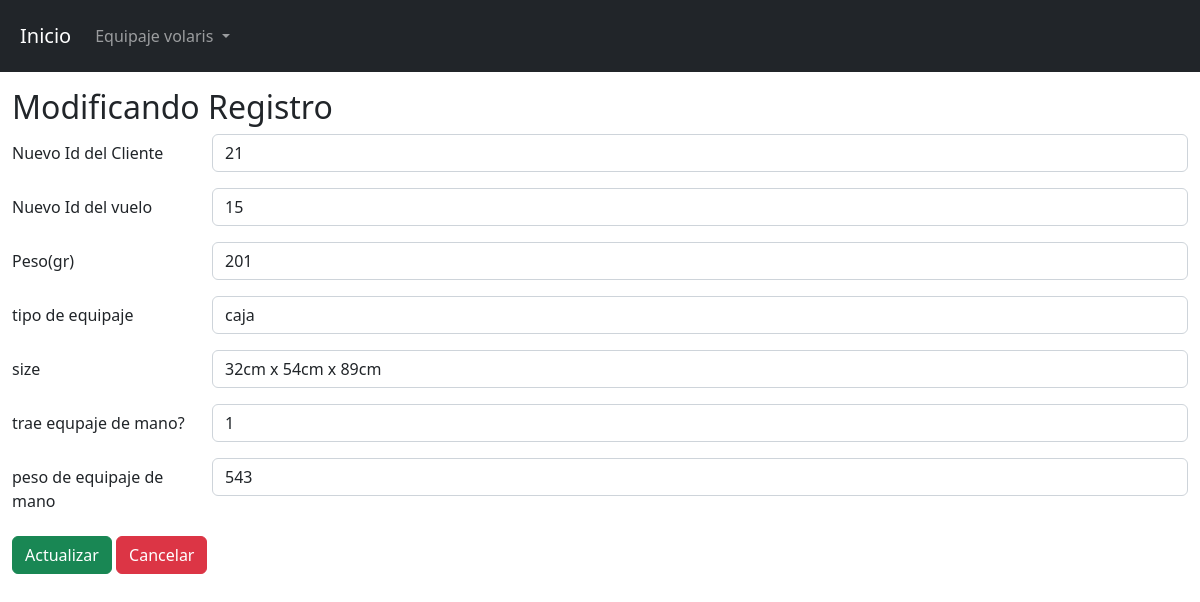
The app's page /view/username/edit.php?id=1 with its own data.
### tables this page shows
CREATE TABLE `tbl_equipaje` (
  `idEquipaje` int(50) NOT NULL,
  `idCliente` int(50) NOT NULL,
  `idVuelo` int(50) NOT NULL,
  `Peso_gr` int(50) NOT NULL,
  `tipoEquipaje` varchar(50) NOT NULL,
  `size` varchar(30) NOT NULL,
  `equipajeMano` tinyint(1) NOT NULL,
  `pesoMano` int(50) NOT NULL
);

### config/db.php (called while the page is built)
<?php
    class db{
        private $host= "localhost";
        private $dbname="bd_volaris";
        private $user="root";
        private $password="";
        public function conexion(){
            try{
                $PDO = new PDO("mysql:host=".$this->host.";dbname=".$this->dbname,$this->user,$this->password);
                return $PDO;
            }catch(PDOException $e){
                return $e->getMessage();
            }
        }
    }
?>

### controller/usernameController.php (called while the page is built, shortened)
<?php
    class usernameController{
        private $model;
        public function __construct()
        {
            require_once("c://xampp/htdocs/proyecto/model/usernameModel.php");
            $this->model = new bd_volarisModel();
        }
        public function show($id){
            return ($this->model->show($id) != false) ? $this->model->show($id) : header("Location:index.php");
        }
    }
?>

### model/usernameModel.php (called while the page is built, shortened)
<?php
    class bd_volarisModel{
        private $PDO;
        public function __construct()
        {
            require_once("c://xampp/htdocs/proyecto/config/db.php");
            $con = new db();
            $this->PDO = $con->conexion();
        }
        public function show($id){
            $stament = $this->PDO->prepare("SELECT * FROM tbl_equipaje where idEquipaje = :id");
            $stament->bindParam(":id",$id);
            return ($stament->execute()) ? $stament->fetch() : false ;
        }
    }
?>

### view/username/edit.php (the view, shortened to what this page needs)
<?php
    require_once("c://xampp/htdocs/proyecto/view/head/head.php");
    require_once("c://xampp/htdocs/proyecto/controller/usernameController.php");
    $obj = new usernameController();
    $user = $obj->show($_GET['id']);
?>
    <form action="update.php" method="post" autocomplete="off">
    <h2>Modificando Registro</h2>
    <div class="mb-3 row">
        <label for="idCliente" class="col-sm-2 col-form-label">Nuevo Id del Cliente</label>
        <div class="col-sm-10">
            <input type="number" name="idCliente" required class="form-control" id="idCliente" aria-describedby="emailHelp" value="<?= $user[1]?>">
        </div>
    </div>
    <div class="mb-3 row">
        <label for="idVuelo"  class="col-sm-2 col-form-label">Nuevo Id del vuelo</label>
        <div class="col-sm-10">
            <input type="number" name="idVuelo" required class="form-control" id="idVuelo" aria-describedby="emailHelp" value="<?= $user[2]?>">
        </div>
    </div>
    <div class="mb-3 row">
    <label for="Peso_gr" class="col-sm-2 col-form-label">Peso(gr)</label>
        <div class="col-sm-10">
            <input type="number" name="Peso_gr" required class="form-control" id="Peso_gr" aria-describedby="emailHelp" value="<?= $user[3]?>">
        </div>
    </div>
    <div class="mb-3 row">
        <label for="tipoEquipaje" class="col-sm-2 col-form-label">tipo de equipaje</label>
        <div class="col-sm-10">
            <input type="text" name="tipoEquipaje" required class="form-control" id="tipoEquipaje" aria-describedby="emailHelp" value="<?= $user[4]?>">
        </div>
    </div>
    <div class="mb-3 row">
        <label for="size" class="col-sm-2 col-form-label">size</label>
        <div class="col-sm-10">
            <input type="text" name="size" required class="form-control" id="size" aria-describedby="emailHelp" value="<?= $user[5]?>">
        </div>
    </div>
    <div class="mb-3 row">
        <label for="equipajeMano" class="col-sm-2 col-form-label">trae equpaje de mano?</label>
        <div class="col-sm-10">
        <input type="number" max="1" min="0"  name="equipajeMano" required class="form-control" id="equipajeMano" aria-describedby="emailHelp" value="<?= $user[6]?>">
        </div>
    </div>
    <div class="mb-3 row">
        <label for="pesoMano" class="col-sm-2 col-form-label">peso de equipaje de mano</label>
        <div class="col-sm-10">
            <input type="number" name="pesoMano" required class="form-control" id="pesoMano" aria-describedby="emailHelp" value="<?= $user[7]?>">
        </div>
    </div>
    <div>
        <input type="submit" class="btn btn-success" value="Actualizar">
        <a class="btn btn-danger" href="show.php?id=<?= $user[0]?>">Cancelar</a>
    </div>
  </form>
<?php
    require_once("c://xampp/htdocs/proyecto/view/head/footer.php");
?>

### records on screen
tbl_equipaje: idCliente "21", idVuelo "15", Peso_gr "201", tipoEquipaje "caja", size "32cm x 54cm x 89cm", equipajeMano "1", pesoMano "543"
